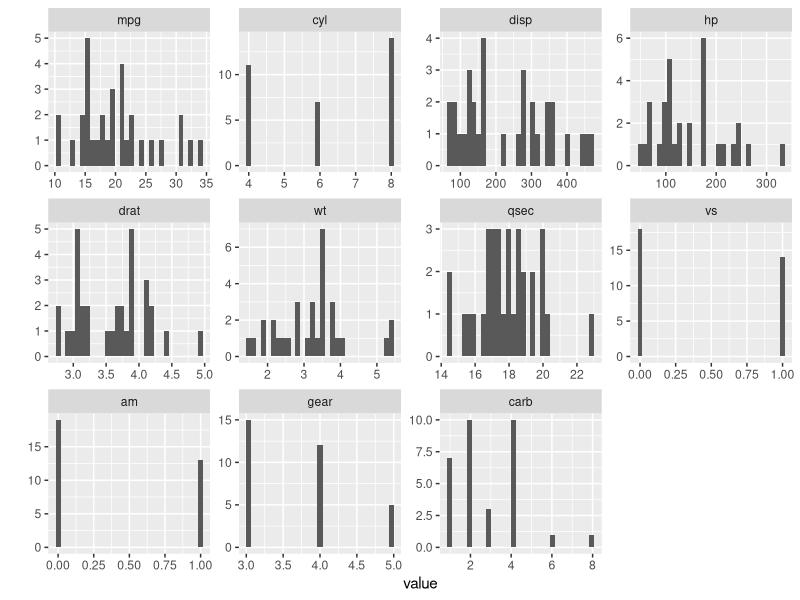
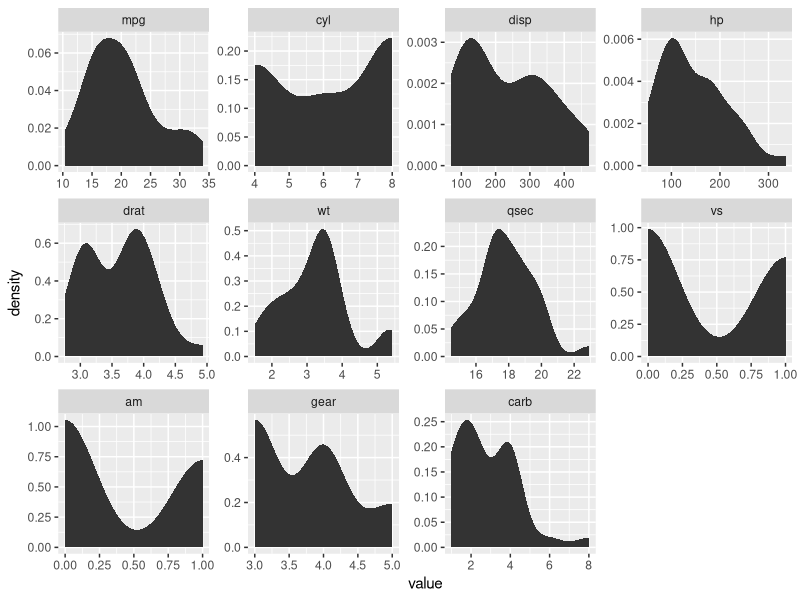
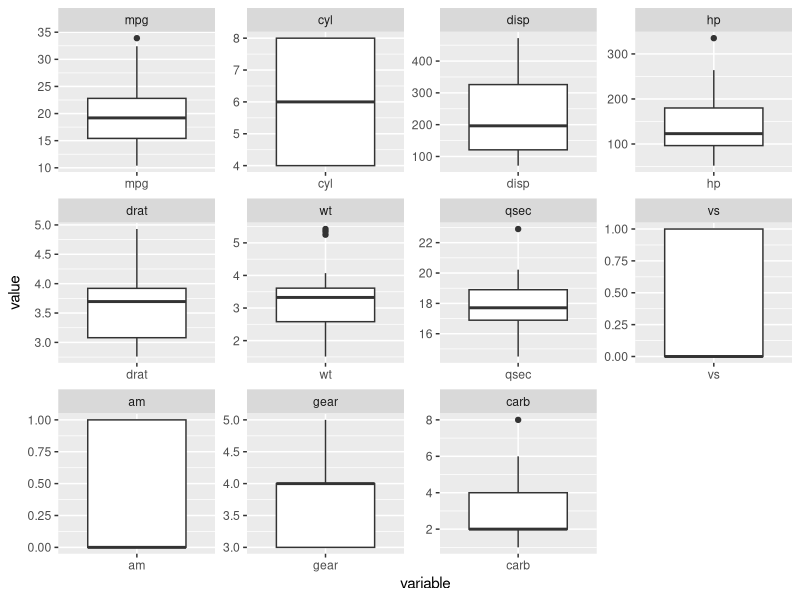

These figures' R source, in order:
#Assignment 4_1 - Session - 4

#Q1: Histogram for all variables in a dataset mtcars. Write a program to create histograms for all columns.

#Solution 1:
library(reshape2)
library(tidyverse)
mpgid <- mutate(mtcars, id=as.numeric(rownames(mtcars)))
mpgstack <- melt(mpgid, id="id")
pl <- qplot(value, data=mpgstack) + facet_wrap(~variable, scales="free")
pl

#Q2: Check the probability distrubution of all variables in mtcars

#Solution 2:
library(reshape2)
library(tidyverse)
mpgid <- mutate(mtcars, id=as.numeric(rownames(mtcars)))
mpgstack <- melt(mpgid, id="id")
pl <- ggplot(mpgstack, aes(value)) +
  facet_wrap(~ variable,scales = "free") +
  stat_density()
pl

#Q3: Write a program to create boxplot for all variables.

#Solution 3:
library(reshape2)
library(tidyverse)
mpgid <- mutate(mtcars, id=as.numeric(rownames(mtcars)))
mpgstack <- melt(mpgid, id="id")
pl <- ggplot(mpgstack, aes(x = variable, y = value)) +
  facet_wrap(~ variable,scales = "free") +
  geom_boxplot()
pl
                